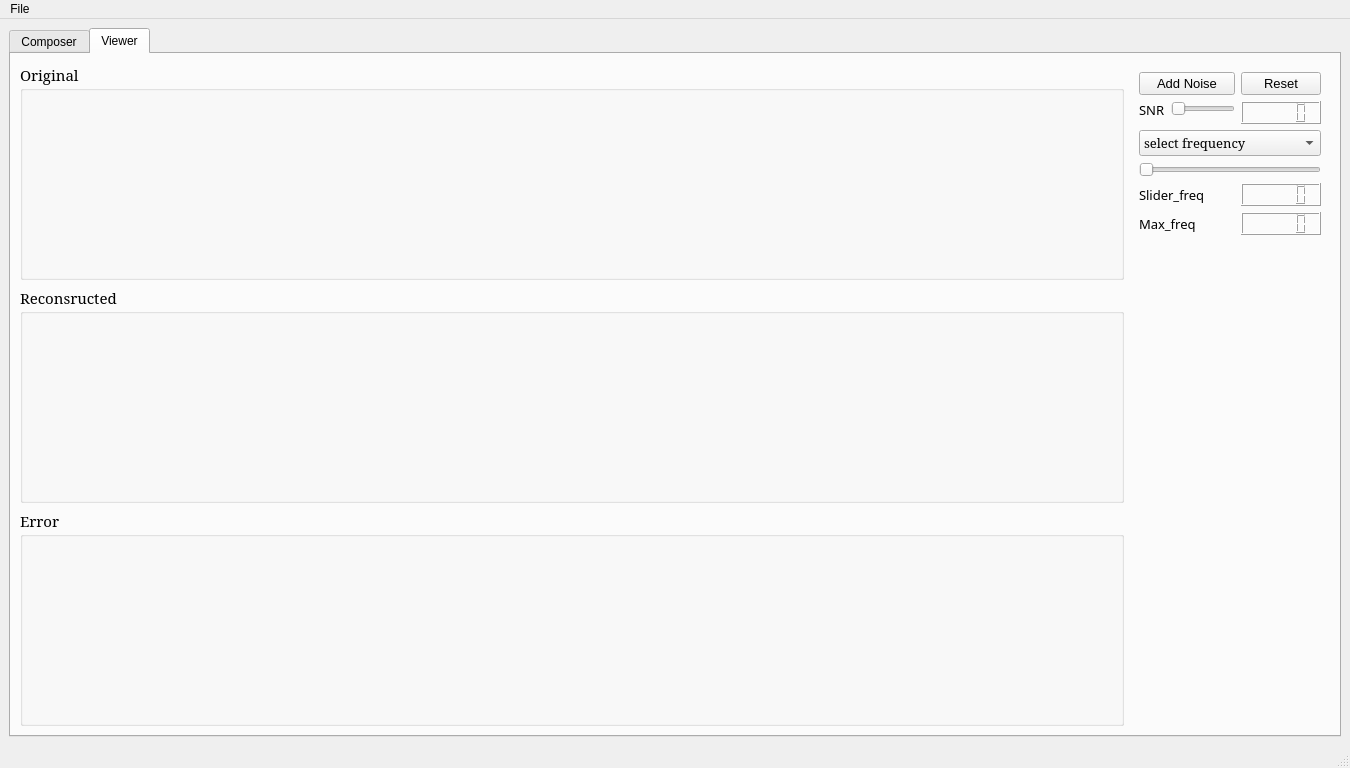
<?xml version="1.0" encoding="UTF-8"?>
<ui version="4.0">
 <class>MainWindow</class>
 <widget class="QMainWindow" name="MainWindow">
  <property name="geometry">
   <rect>
    <x>0</x>
    <y>0</y>
    <width>1350</width>
    <height>768</height>
   </rect>
  </property>
  <property name="windowTitle">
   <string>MainWindow</string>
  </property>
  <property name="styleSheet">
   <string notr="true"/>
  </property>
  <widget class="QWidget" name="centralwidget">
   <layout class="QGridLayout" name="gridLayout_12">
    <item row="0" column="1">
     <widget class="QTabWidget" name="tabWidget">
      <property name="styleSheet">
       <string notr="true"/>
      </property>
      <property name="currentIndex">
       <number>1</number>
      </property>
      <widget class="QWidget" name="tab">
       <attribute name="title">
        <string>Composer</string>
       </attribute>
       <layout class="QGridLayout" name="gridLayout_8">
        <item row="0" column="0">
         <layout class="QGridLayout" name="gridLayout_4">
          <item row="1" column="0">
           <widget class="QGroupBox" name="groupBox_2">
            <property name="minimumSize">
             <size>
              <width>900</width>
              <height>0</height>
             </size>
            </property>
            <property name="font">
             <font>
              <family>MS Serif</family>
              <pointsize>11</pointsize>
             </font>
            </property>
            <property name="title">
             <string>Generated Signal</string>
            </property>
            <layout class="QGridLayout" name="gridLayout_3">
             <property name="topMargin">
              <number>16</number>
             </property>
             <item row="0" column="0">
              <widget class="PlotWidget" name="widget2" native="true">
               <property name="minimumSize">
                <size>
                 <width>600</width>
                 <height>100</height>
                </size>
               </property>
              </widget>
             </item>
            </layout>
           </widget>
          </item>
          <item row="0" column="0">
           <widget class="QGroupBox" name="groupBox">
            <property name="minimumSize">
             <size>
              <width>900</width>
              <height>0</height>
             </size>
            </property>
            <property name="font">
             <font>
              <family>MS Serif</family>
              <pointsize>11</pointsize>
             </font>
            </property>
            <property name="title">
             <string>Signal Composer</string>
            </property>
            <layout class="QGridLayout" name="gridLayout_2">
             <property name="topMargin">
              <number>17</number>
             </property>
             <item row="0" column="0">
              <widget class="PlotWidget" name="widget1" native="true">
               <property name="minimumSize">
                <size>
                 <width>700</width>
                 <height>100</height>
                </size>
               </property>
              </widget>
             </item>
            </layout>
           </widget>
          </item>
         </layout>
        </item>
        <item row="0" column="1">
         <widget class="QWidget" name="widget" native="true">
          <property name="minimumSize">
           <size>
            <width>200</width>
            <height>200</height>
           </size>
          </property>
          <property name="maximumSize">
           <size>
            <width>100</width>
            <height>900</height>
           </size>
          </property>
          <layout class="QGridLayout" name="gridLayout_5">
           <item row="7" column="0">
            <spacer name="verticalSpacer">
             <property name="orientation">
              <enum>Qt::Vertical</enum>
             </property>
             <property name="sizeHint" stdset="0">
              <size>
               <width>10</width>
               <height>10</height>
              </size>
             </property>
            </spacer>
           </item>
           <item row="6" column="0">
            <widget class="QPushButton" name="confirm_button">
             <property name="font">
              <font>
               <pointsize>10</pointsize>
              </font>
             </property>
             <property name="text">
              <string>Send to Viewer</string>
             </property>
            </widget>
           </item>
           <item row="5" column="0">
            <layout class="QHBoxLayout" name="horizontalLayout_2">
             <item>
              <widget class="QComboBox" name="signal_combobox">
               <property name="enabled">
                <bool>true</bool>
               </property>
               <property name="editable">
                <bool>false</bool>
               </property>
               <property name="placeholderText" stdset="0">
                <string>Select signal component</string>
               </property>
              </widget>
             </item>
             <item>
              <widget class="QPushButton" name="remove_button">
               <property name="font">
                <font>
                 <pointsize>10</pointsize>
                </font>
               </property>
               <property name="text">
                <string>Remove</string>
               </property>
              </widget>
             </item>
            </layout>
           </item>
           <item row="0" column="0">
            <layout class="QFormLayout" name="formLayout">
             <property name="leftMargin">
              <number>0</number>
             </property>
             <property name="topMargin">
              <number>11</number>
             </property>
             <property name="rightMargin">
              <number>0</number>
             </property>
             <property name="bottomMargin">
              <number>22</number>
             </property>
             <item row="0" column="0">
              <widget class="QLabel" name="label">
               <property name="font">
                <font>
                 <family>Modern No. 20</family>
                 <pointsize>10</pointsize>
                </font>
               </property>
               <property name="text">
                <string>Frequency</string>
               </property>
              </widget>
             </item>
             <item row="0" column="1">
              <widget class="QLineEdit" name="frequency">
               <property name="minimumSize">
                <size>
                 <width>2</width>
                 <height>0</height>
                </size>
               </property>
              </widget>
             </item>
            </layout>
           </item>
           <item row="4" column="0">
            <widget class="QPushButton" name="add_button">
             <property name="font">
              <font>
               <pointsize>10</pointsize>
              </font>
             </property>
             <property name="text">
              <string>Add</string>
             </property>
            </widget>
           </item>
           <item row="1" column="0">
            <layout class="QFormLayout" name="formLayout_2">
             <property name="leftMargin">
              <number>0</number>
             </property>
             <property name="topMargin">
              <number>11</number>
             </property>
             <property name="bottomMargin">
              <number>22</number>
             </property>
             <item row="0" column="0">
              <widget class="QLabel" name="label_2">
               <property name="font">
                <font>
                 <family>Modern No. 20</family>
                 <pointsize>10</pointsize>
                </font>
               </property>
               <property name="lineWidth">
                <number>0</number>
               </property>
               <property name="text">
                <string>Magnitude</string>
               </property>
              </widget>
             </item>
             <item row="0" column="1">
              <widget class="QLineEdit" name="magnitude">
               <property name="minimumSize">
                <size>
                 <width>2</width>
                 <height>0</height>
                </size>
               </property>
              </widget>
             </item>
            </layout>
           </item>
           <item row="2" column="0">
            <layout class="QFormLayout" name="formLayout_3">
             <property name="horizontalSpacing">
              <number>7</number>
             </property>
             <property name="leftMargin">
              <number>4</number>
             </property>
             <property name="topMargin">
              <number>11</number>
             </property>
             <property name="rightMargin">
              <number>0</number>
             </property>
             <property name="bottomMargin">
              <number>22</number>
             </property>
             <item row="0" column="0">
              <widget class="QLabel" name="label_3">
               <property name="font">
                <font>
                 <family>Modern No. 20</family>
                 <pointsize>10</pointsize>
                </font>
               </property>
               <property name="text">
                <string>Phase</string>
               </property>
              </widget>
             </item>
             <item row="0" column="1">
              <widget class="QLineEdit" name="phase_shift">
               <property name="minimumSize">
                <size>
                 <width>0</width>
                 <height>0</height>
                </size>
               </property>
               <property name="baseSize">
                <size>
                 <width>0</width>
                 <height>0</height>
                </size>
               </property>
              </widget>
             </item>
            </layout>
           </item>
           <item row="3" column="0">
            <layout class="QFormLayout" name="formLayout_5">
             <property name="horizontalSpacing">
              <number>7</number>
             </property>
             <property name="leftMargin">
              <number>4</number>
             </property>
             <property name="topMargin">
              <number>11</number>
             </property>
             <property name="rightMargin">
              <number>0</number>
             </property>
             <property name="bottomMargin">
              <number>22</number>
             </property>
             <item row="0" column="0">
              <widget class="QLabel" name="label_5">
               <property name="font">
                <font>
                 <family>Modern No. 20</family>
                 <pointsize>10</pointsize>
                </font>
               </property>
               <property name="text">
                <string>Label</string>
               </property>
              </widget>
             </item>
             <item row="0" column="1">
              <widget class="QLineEdit" name="add_label">
               <property name="minimumSize">
                <size>
                 <width>0</width>
                 <height>0</height>
                </size>
               </property>
               <property name="baseSize">
                <size>
                 <width>0</width>
                 <height>0</height>
                </size>
               </property>
              </widget>
             </item>
            </layout>
           </item>
          </layout>
         </widget>
        </item>
       </layout>
      </widget>
      <widget class="QWidget" name="tab_2">
       <property name="toolTip">
        <string>Signal-to-Noise Ratio</string>
       </property>
       <attribute name="title">
        <string>Viewer</string>
       </attribute>
       <layout class="QGridLayout" name="gridLayout_14">
        <item row="0" column="0">
         <layout class="QGridLayout" name="gridLayout_9">
          <item row="0" column="0">
           <widget class="QGroupBox" name="groupBox_3">
            <property name="maximumSize">
             <size>
              <width>16777215</width>
              <height>16777215</height>
             </size>
            </property>
            <property name="font">
             <font>
              <family>MS Serif</family>
              <pointsize>11</pointsize>
             </font>
            </property>
            <property name="title">
             <string>Original</string>
            </property>
            <layout class="QGridLayout" name="gridLayout">
             <property name="topMargin">
              <number>15</number>
             </property>
             <item row="0" column="0">
              <widget class="PlotWidget" name="widget3" native="true">
               <property name="minimumSize">
                <size>
                 <width>700</width>
                 <height>100</height>
                </size>
               </property>
              </widget>
             </item>
            </layout>
           </widget>
          </item>
          <item row="1" column="0">
           <widget class="QGroupBox" name="groupBox_4">
            <property name="font">
             <font>
              <family>MS Serif</family>
              <pointsize>11</pointsize>
             </font>
            </property>
            <property name="title">
             <string>Reconsructed</string>
            </property>
            <layout class="QGridLayout" name="gridLayout_6">
             <property name="topMargin">
              <number>15</number>
             </property>
             <item row="0" column="0">
              <widget class="PlotWidget" name="widget4" native="true">
               <property name="minimumSize">
                <size>
                 <width>700</width>
                 <height>100</height>
                </size>
               </property>
              </widget>
             </item>
            </layout>
           </widget>
          </item>
          <item row="2" column="0">
           <widget class="QGroupBox" name="groupBox_5">
            <property name="font">
             <font>
              <family>MS Serif</family>
              <pointsize>11</pointsize>
             </font>
            </property>
            <property name="title">
             <string>Error</string>
            </property>
            <layout class="QGridLayout" name="gridLayout_7">
             <property name="topMargin">
              <number>16</number>
             </property>
             <item row="0" column="0">
              <widget class="PlotWidget" name="widget5" native="true">
               <property name="minimumSize">
                <size>
                 <width>700</width>
                 <height>100</height>
                </size>
               </property>
              </widget>
             </item>
            </layout>
           </widget>
          </item>
         </layout>
        </item>
        <item row="0" column="1">
         <widget class="QWidget" name="widget_2" native="true">
          <property name="minimumSize">
           <size>
            <width>200</width>
            <height>200</height>
           </size>
          </property>
          <property name="maximumSize">
           <size>
            <width>100</width>
            <height>900</height>
           </size>
          </property>
          <layout class="QGridLayout" name="gridLayout_13">
           <item row="0" column="0">
            <layout class="QGridLayout" name="gridLayout_10">
             <item row="2" column="1">
              <widget class="QLCDNumber" name="snr_lcd">
               <property name="toolTip">
                <string>Signal-to-Noise Ratio</string>
               </property>
              </widget>
             </item>
             <item row="2" column="0">
              <layout class="QFormLayout" name="formLayout_4">
               <item row="0" column="1">
                <widget class="QSlider" name="snr_slider">
                 <property name="toolTip">
                  <string/>
                 </property>
                 <property name="orientation">
                  <enum>Qt::Horizontal</enum>
                 </property>
                </widget>
               </item>
               <item row="0" column="0">
                <widget class="QLabel" name="snr_label">
                 <property name="font">
                  <font>
                   <family>Modern No. 20</family>
                   <pointsize>10</pointsize>
                   <kerning>true</kerning>
                  </font>
                 </property>
                 <property name="text">
                  <string>SNR</string>
                 </property>
                </widget>
               </item>
              </layout>
             </item>
             <item row="11" column="0">
              <spacer name="verticalSpacer_2">
               <property name="orientation">
                <enum>Qt::Vertical</enum>
               </property>
               <property name="sizeHint" stdset="0">
                <size>
                 <width>20</width>
                 <height>40</height>
                </size>
               </property>
              </spacer>
             </item>
             <item row="0" column="1">
              <widget class="QPushButton" name="reset_button">
               <property name="font">
                <font>
                 <pointsize>10</pointsize>
                </font>
               </property>
               <property name="text">
                <string>Reset</string>
               </property>
              </widget>
             </item>
             <item row="7" column="0" colspan="2">
              <widget class="QSlider" name="horizontalSlider_2">
               <property name="toolTip">
                <string>Sample Frequency Value</string>
               </property>
               <property name="orientation">
                <enum>Qt::Horizontal</enum>
               </property>
              </widget>
             </item>
             <item row="0" column="0">
              <widget class="QPushButton" name="add_noise_button">
               <property name="font">
                <font>
                 <pointsize>10</pointsize>
                </font>
               </property>
               <property name="toolTip">
                <string>Add Gaussian Noise to the loaded signal</string>
               </property>
               <property name="text">
                <string>Add Noise</string>
               </property>
              </widget>
             </item>
             <item row="9" column="1">
              <widget class="QLCDNumber" name="lcdNumber"/>
             </item>
             <item row="10" column="1">
              <widget class="QLCDNumber" name="lcdNumber_2">
               <property name="toolTip">
                <string>Error Value</string>
               </property>
              </widget>
             </item>
             <item row="4" column="0" rowspan="2" colspan="2">
              <widget class="QComboBox" name="freq_combobox">
               <property name="font">
                <font>
                 <family>MS Serif</family>
                 <pointsize>10</pointsize>
                </font>
               </property>
               <item>
                <property name="text">
                 <string>select frequency</string>
                </property>
               </item>
               <item>
                <property name="text">
                 <string>Actual frequency</string>
                </property>
               </item>
               <item>
                <property name="text">
                 <string>Normal frequency</string>
                </property>
               </item>
              </widget>
             </item>
             <item row="9" column="0">
              <widget class="QLabel" name="label_4">
               <property name="font">
                <font>
                 <family>Modern No. 20</family>
                 <pointsize>10</pointsize>
                 <weight>50</weight>
                 <bold>false</bold>
                </font>
               </property>
               <property name="text">
                <string>Slider_freq</string>
               </property>
              </widget>
             </item>
             <item row="10" column="0">
              <widget class="QLabel" name="label_6">
               <property name="font">
                <font>
                 <family>Modern No. 20</family>
                 <pointsize>10</pointsize>
                 <weight>50</weight>
                 <bold>false</bold>
                </font>
               </property>
               <property name="text">
                <string>Max_freq</string>
               </property>
              </widget>
             </item>
            </layout>
           </item>
          </layout>
         </widget>
        </item>
       </layout>
      </widget>
     </widget>
    </item>
   </layout>
  </widget>
  <widget class="QMenuBar" name="menubar">
   <property name="geometry">
    <rect>
     <x>0</x>
     <y>0</y>
     <width>1350</width>
     <height>26</height>
    </rect>
   </property>
   <widget class="QMenu" name="menufile">
    <property name="title">
     <string>File</string>
    </property>
    <addaction name="load_option"/>
   </widget>
   <addaction name="menufile"/>
  </widget>
  <widget class="QStatusBar" name="statusbar"/>
  <action name="load_option">
   <property name="text">
    <string>Load Signal</string>
   </property>
  </action>
 </widget>
 <customwidgets>
  <customwidget>
   <class>PlotWidget</class>
   <extends>QWidget</extends>
   <header>pyqtgraph</header>
   <container>1</container>
  </customwidget>
 </customwidgets>
 <resources/>
 <connections/>
</ui>
